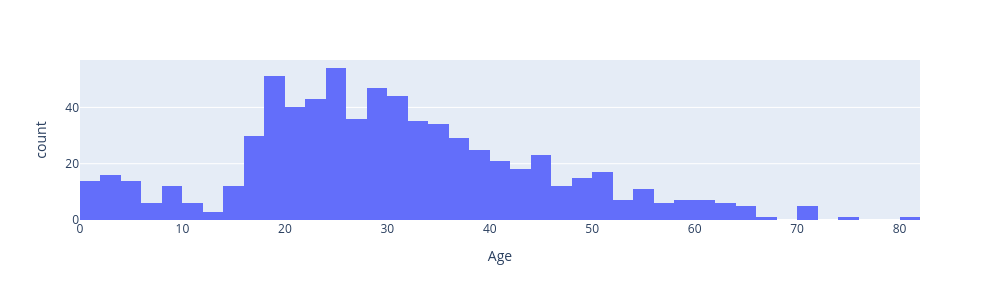

The notebook cell saved with this chart:
### Code cell
fig = px.histogram(data, x=data['Age'])
fig.update_layout(width=1000, height=300)
fig.show()

### Figure 1 — Plotly figure (JSON) as saved in the notebook; plotly's stock layout.template omitted (floating-point values rounded to 4 significant figures; data arrays with more than 128 entries replaced by an {"elided": "..."} marker saying what was removed)
{"data": [{"alignmentgroup": "True", "bingroup": "x", "hovertemplate": "Age=%{x}<br>count=%{y}<extra></extra>", "legendgroup": "", "marker": {"color": "#636efa", "pattern": {"shape": ""}}, "name": "", "offsetgroup": "", "orientation": "v", "showlegend": false, "type": "histogram", "x": {"elided": "891 mixed values"}, "xaxis": "x", "yaxis": "y"}], "layout": {"barmode": "relative", "height": 300, "legend": {"tracegroupgap": 0}, "margin": {"t": 60}, "width": 1000, "xaxis": {"anchor": "y", "domain": [0, 1], "title": {"text": "Age"}}, "yaxis": {"anchor": "x", "domain": [0, 1], "title": {"text": "count"}}}}
